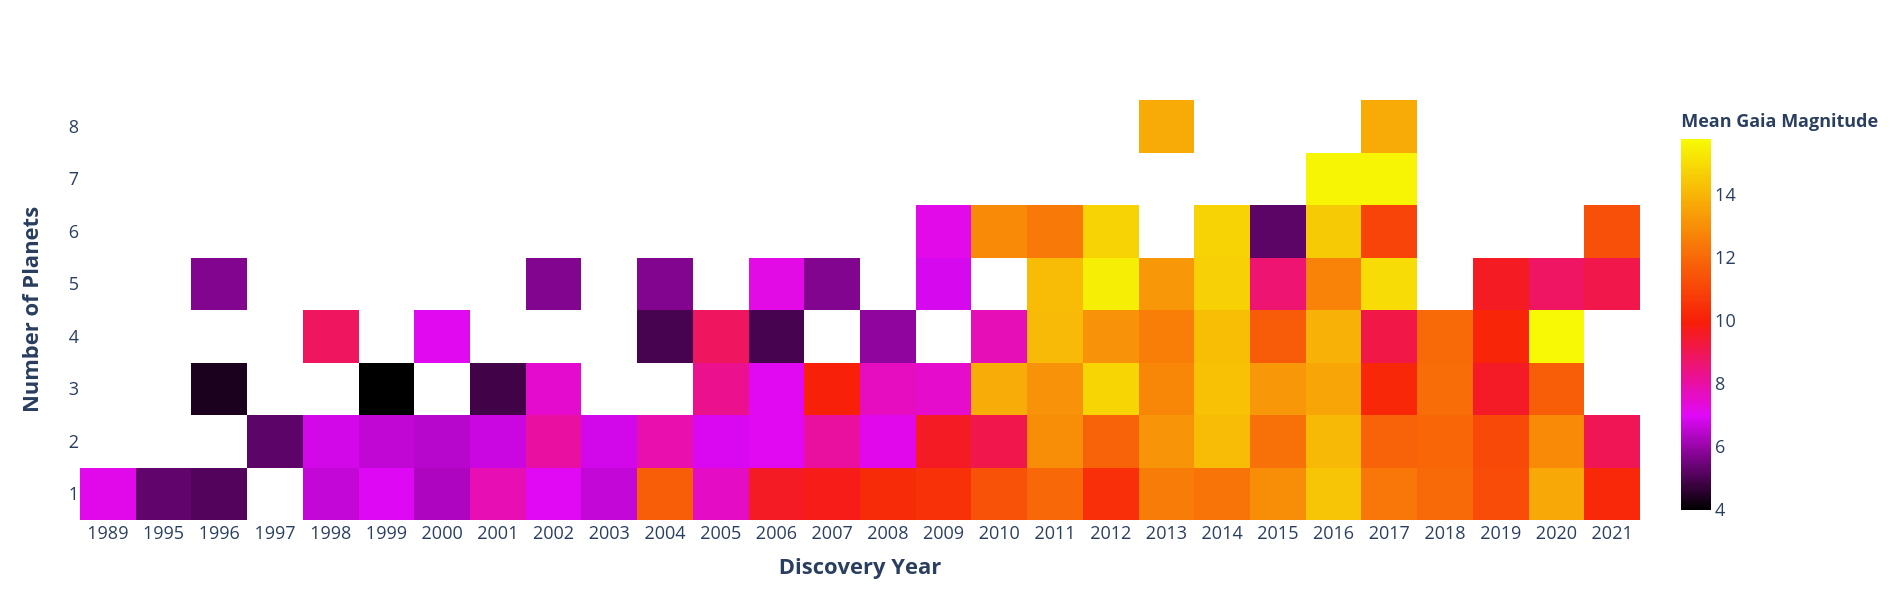

The Python source for this figure:

# Paths:
path_data = "data/"

# Packages:
import numpy as np
import pandas as pd
import plotly.graph_objects as go
from matplotlib.colors import LinearSegmentedColormap, to_hex

# Display options:
pd.set_option("display.width", 1200)
pd.set_option("display.max_columns", 300)
pd.set_option("display.max_rows", 300)

# Dataset:
df = pd.read_csv(path_data + "nasa_exoplanets.csv")
df_varnames = pd.read_csv(path_data + "nasa_exoplanets_var_names.csv")

# Variables:
x_var = "disc_year"
x_var_name = df_varnames.loc[(df_varnames["var"] == x_var), ["var_name"]].values[0][0]
y_var = "sy_pnum"
y_var_name = df_varnames.loc[(df_varnames["var"] == y_var), ["var_name"]].values[0][0]
z_var = "sy_gaiamag"
z_var_name = df_varnames.loc[(df_varnames["var"] == z_var), ["var_name"]].values[0][0]

# Adapt the data:
df_plot = df[[x_var, y_var, z_var]]
df_plot = df_plot.dropna()
df_plot = df_plot.reset_index(drop=True)
z_vals = df_plot.pivot_table(index = y_var,
                             columns = x_var,
                             values = z_var,
                             aggfunc = np.mean)
x_vals = z_vals.columns.tolist()
y_vals = z_vals.index.tolist()

# Plot:
n_colors = 100
my_colors = ["#000000", "#E008F8", "#F81D08", "#F88A08", "#F7FE04"]
cmap = LinearSegmentedColormap.from_list("my_palette", my_colors)
my_palette = [to_hex(j) for j in  [cmap(i/n_colors) for i in np.array(range(n_colors))]]

fig = go.Figure(
    data = [
        go.Heatmap(
            x = x_vals,
            y = y_vals,
            z = z_vals,
            colorscale = my_palette,
            hovertemplate = "<b>" +
                            x_var_name + ": %{x}<br>" +
                            y_var_name + ": %{y}</br>" +
                            "Mean " + z_var_name + ": %{z:, }</b><extra></extra>",
            colorbar = dict(
                title = "<b>Mean " + z_var_name + "</b>"
            )
        )
    ]
)
fig.update_layout(
    height = 600,
    width = 1900,
    xaxis_title = "<b>" + x_var_name + "</b>" ,
    yaxis_title = "<b>" + y_var_name + "</b>",
    xaxis = {
        "tickmode": "linear",
        "type": "category",
        "scaleanchor": "x"
    },
    yaxis = {
        "tickmode": "linear",
        "type": "category",
        "scaleanchor": "y"
    },
    font = dict(
        size = 18
    ),
    plot_bgcolor = "white",
    hoverlabel = dict(
        font_size = 18,
        font_family = "Rockwell"
    )
)
fig.show()
